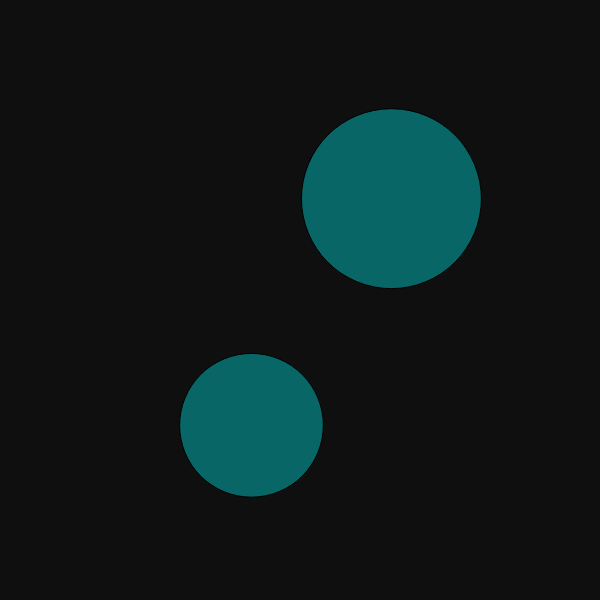
Frame 1 (no input)
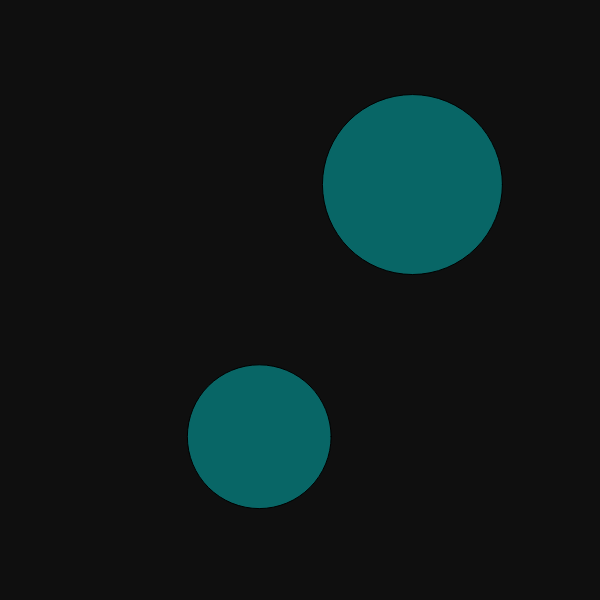
Frame 60 (no input)
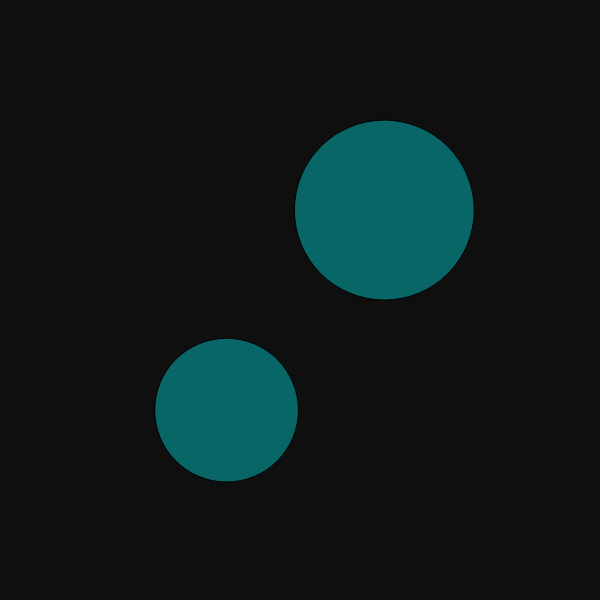
Frame 120 (the mouse pressed at the canvas centre since frame 60)

The p5.js sketch that drew these frames (run headless with seeded random() and noise() and a simulated clock; from frame 60 on, the mouse is pressed at the canvas centre):

// p5.js sketch
// ── sketch.js
/*

Intersecting two bubbles with new intersect class method
When bubbles overalp, their color should change
- Use constants to set bubble appearance and behavior
- Change how bubbles react when overlapping
- Challenge: Make a new sketch that involves x number of bubbles checking for intersection


*/


//two bubbles only
let bubble1
let bubble2
 
//constants used to change values once, instead of all over the place
const MAX_RADIUS = 100
const MIN_RADIUS= 60
const MOVE_MIN = - 8
const MOVE_MAX = 8

function setup() {
  createCanvas(600, 600);
  
  bubble1 = new Bubble(random(120,width-100), random(120,width-100), random(MIN_RADIUS,MAX_RADIUS))
  
  bubble2 = new Bubble(random(120,width-100), random(120,width-100), random(MIN_RADIUS,MAX_RADIUS))
  
}

function draw() {
  background(15);
 
  
  bubble1.display()
  bubble2.display()
  bubble1.move(MOVE_MIN, MOVE_MAX)
  bubble2.move(MOVE_MIN, MOVE_MAX)
  
  bubble1.intersects(bubble2)
  
}

class Bubble {
  /* simple bubble class */
  
  constructor(x, y, rad){
    
    this.x = x
    this.y = y
    this.rad = rad
    this.color = [0,200,200,120] //set color property as array of RGB values
    
  }
  
  display(color){
    
    fill(this.color)
    ellipseMode(CENTER);
    ellipse(this.x, this.y, this.rad*2)
    
  }
  
  move(moveMin, moveMax){
    
    this.x = this.x + random(moveMin, moveMax)
    this.y = this.y + random(moveMin, moveMax)
  }
  
  intersects(other){
  let  distance = dist(this.x, this.y, other.x, other.y)
   if (distance < this.rad + other.rad){
    
      this.color = [0,200,200,200]
      other.color = [0,200,200,200]
  } else{
    
    this.color = [0,200,200,120]
    other.color = [0,200,200,120]
  }
  }
  
}
